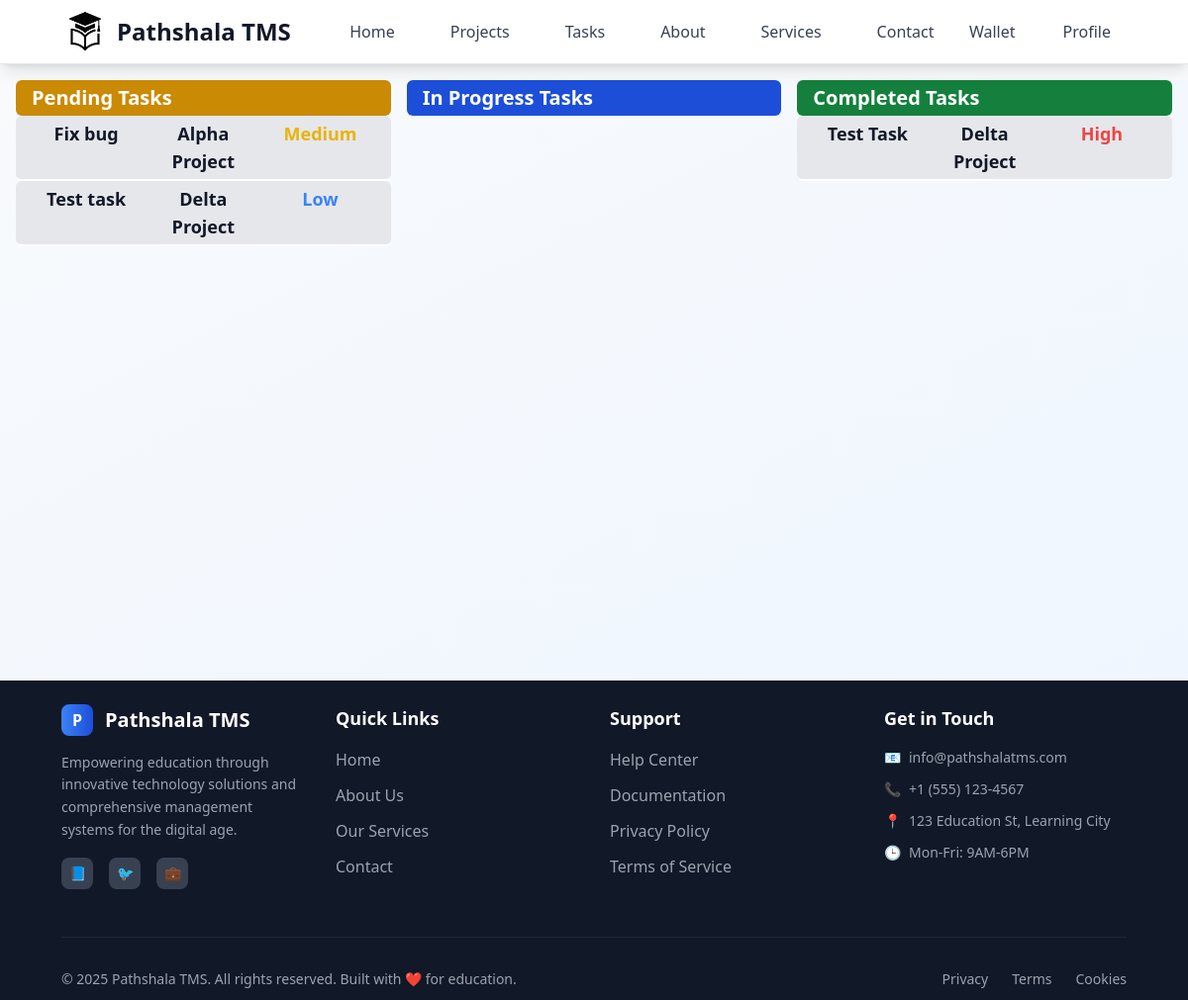
The app's page /employee/dashboard/ (signed in) with its own data.
### tasks/models.py (models this page shows)
class Task(models.Model):
    class StatusOptions(models.TextChoices):
        PENDING = "Pending", "Pending"
        IN_PROGRESS = "In Progress", "In Progress"
        COMPLETED = "Completed", "Completed"
        CANCELED = "Canceled", "Canceled"
    class TaskPriorityOptions(models.TextChoices):
        LOW = "Low", "Low"
        MEDIUM = "Medium", "Medium"
        HIGH = "High", "High"
    title = models.CharField(max_length=30)
    description = models.TextField(null=True, blank=True)
    user = models.ForeignKey(User, on_delete=models.CASCADE, related_name="tasks")
    project = models.ForeignKey(Project, on_delete=models.CASCADE)
    assigned_user = models.ForeignKey( User, on_delete=models.SET_NULL, related_name="assigned_tasks", null=True, blank=True)
    status = models.CharField(choices=StatusOptions, default=StatusOptions.PENDING, max_length=30)
    priority = models.CharField (choices=TaskPriorityOptions, default=TaskPriorityOptions.LOW, max_length=6)
    deadline = models.DateField(null=True, blank=True)
    created_at = models.DateTimeField(auto_now_add=True, editable=False)
    updated_at = models.DateTimeField(auto_now=True, editable=False)
    attachment = models.FileField(blank=True, null=True, upload_to=attachment_path)

### projects/models.py (models this page shows, shortened)
class Project(models.Model):
    class StatusOptions(models.TextChoices):
        PENDING = "Pending", "Pending"
        IN_PROGRESS = "In Progress", "In Progress"
        COMPLETED = "Completed", "Completed"
        CANCELED = "Canceled", "Canceled"
    title = models.CharField(max_length=25)
    description = models.TextField(null=True, blank=True)
    user = models.ForeignKey(User, on_delete=models.CASCADE)
    status = models.CharField(choices=StatusOptions, default=StatusOptions.PENDING, max_length=15)
    created_at = models.DateTimeField(auto_now_add=True, editable=False)
    updated_at = models.DateTimeField(auto_now=True, null=True, blank=True, editable=False)

### main/views.py (the view)
# urls.py: path("dashboard/", employeeDashboard),
@login_required(login_url='/login')
def employeeDashboard(request):
    role = request.user.profile.role
    if role == "employee":
        pendingTasks = Task.objects.filter(status = 'Pending', assigned_user = request.user)[ :10]
        completedTasks = Task.objects.filter(status = 'Completed', assigned_user = request.user)[ :10]
        inProgressTasks = Task.objects.filter(status = 'In Progress', assigned_user = request.user)[ :10]
        return render(request, 'pages/employee/dashboard.html', {'pendingTasks':pendingTasks, 'completedTasks':completedTasks, 'inProgressTasks':inProgressTasks})
    else:
        return redirect('/employer/dashboard')

### templates/pages/employee/dashboard.html (shortened to what this page needs)
{% extends 'layouts/main.html' %}
{% block content %}
<div class="grid grid-cols-3 gap-4 my-4 mx-4">
    <div class="">
        <div class="text-xl px-4 py-1 font-bold text-white rounded-md bg-yellow-600">Pending Tasks</div>
        <div class="rounded-lg">
            {% for task in pendingTasks %}
            <a href="/employee/task/{{task.id}}"
                class="grid grid-cols-3 gap-2 rounded-md text-center text-lg font-semibold px-4 text-gray-900 py-1 border-b-2 border-white bg-gray-200 hover:bg-gray-300 hover:scale-[101%] duration-300">
                <div class="">{{ task.title }}</div>
                <div>{{task.project.title}} </div>
                <div class="{% if task.priority == 'High' %} text-red-500
            {% elif task.priority == 'Medium' %} text-yellow-500
            {% elif task.priority == 'Low' %} text-blue-500
            {% else %} text-purple-500
            {% endif %}"> {{task.priority}}
                </div>
              </a>
            {% endfor %}
        </div>
    </div>
    <div class="">
        <div class="text-xl px-4 py-1 font-bold text-white rounded-md bg-blue-700">In Progress Tasks</div>
    </div>
    <div class="">
        <div class="text-xl px-4 py-1 font-bold text-white rounded-md bg-green-700">Completed Tasks</div>
        <div class="rounded-lg">
            {% for task in completedTasks %}
            <a href="/employee/task/{{task.id}}"
                class="grid grid-cols-3 gap-2 rounded-md text-center text-lg font-semibold px-4 text-gray-900 py-1 border-b-2 border-white bg-gray-200 hover:bg-gray-300 hover:scale-[101%] duration-300">
                <div class="">{{ task.title }}</div>
                <div>{{task.project.title}}</div>
                <div class="{% if task.priority == 'High' %} text-red-500
                            {% elif task.priority == 'Medium' %} text-yellow-500
                            {% elif task.priority == 'Low' %} text-blue-500
                            {% else %} text-purple-500
                            {% endif %}"> {{task.priority}}
                </div>
              </a>
            {% endfor %}
        </div>
    </div>
</div>
{% endblock %}

### records on screen
Task: title "Fix bug", project "Alpha Project", priority "Medium"
Task: title "Test task", project "Delta Project", priority "Low"
Task: title "Test Task", project "Delta Project", priority "High"
